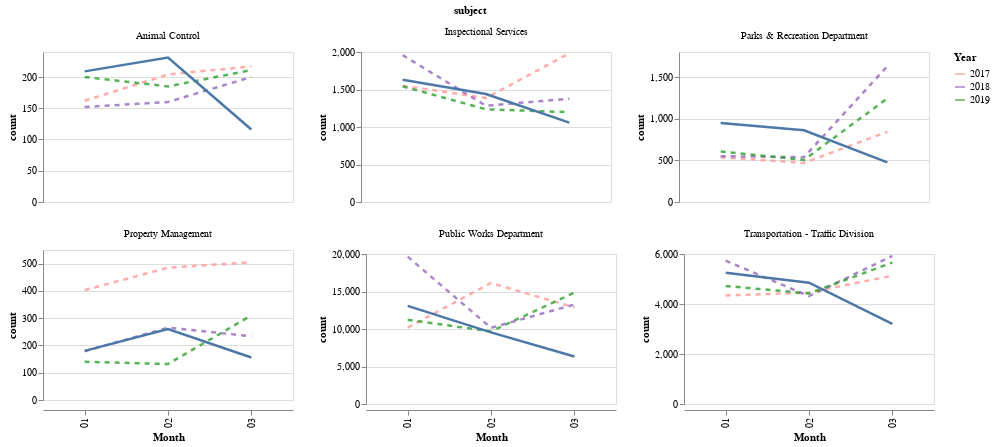

Notebook cell for this chart:
### Code cell
####chart
line_selection=alt.selection_interval(bind="scales", encodings=['x'])

base=alt.Chart(df_new).mark_line(size=2.5, strokeDash=[5, 5]).encode(
    x=alt.X("Month:O"),
    y=alt.Y("count:Q"),
    opacity=alt.value(0.8),
    color=alt.Color('Year',scale=alt.Scale(domain=[2017,2018,2019], range=["#ff9896", "#9467bd", "#2ca02c"])),
).transform_filter(
    alt.FieldOneOfPredicate(field='Year', oneOf=[2017,2018,2019])).transform_filter(
    alt.FieldOneOfPredicate(field='subject', oneOf=["Inspectional Services",
                                                    'Animal Control',
                                                   "Parks & Recreation Department",
                                                   "Transportation - Traffic Division",
                                                   "Public Works Department",
                                                   "Property Management"]))



line_2020=alt.Chart(df_new).mark_line(size=2.5).encode(
    x=alt.X("Month:O"),
    y=alt.Y("count:Q"),
).transform_filter(
    alt.FieldOneOfPredicate(field='Year', oneOf=[2020])).transform_filter(
    alt.FieldOneOfPredicate(field='subject', oneOf=["Inspectional Services",
                                                    'Animal Control',
                                                   "Parks & Recreation Department",
                                                   "Transportation - Traffic Division",
                                                   "Public Works Department",
                                                   "Property Management"]))




####create selection that chooses the nearest point
selection= alt.selection(type="single", on='mouseover',nearest=True,
                        fields=['Month'], empty='none')



###transparent selector
##create a transparent selector
selectors = alt.Chart(df_new).mark_point().encode(
    x='datetime:T',
    opacity=alt.value(0),
).add_selection(
    selection
)

#Draw points
points =alt.Chart(df_new).mark_point(color="black", size=20).encode(
    y="count:Q",
    x='Month:O',
    opacity=alt.condition(selection, alt.value(1), alt.value(0)),
    tooltip=["count:Q"]
).add_selection(selection)

combined = alt.layer(base, line_2020, points, width=250, height=150, data=df_new).facet("subject:N", columns=3).transform_filter(
    alt.FieldOneOfPredicate(field='subject', oneOf=["Inspectional Services",
                                                    'Animal Control',
                                                   "Parks & Recreation Department",
                                                   "Transportation - Traffic Division",
                                                   "Public Works Department",
                                                   "Property Management"])).resolve_scale(y="independent")

combined

#final=alt.layer(base, line_2020, points, width=100, height=150).facet("subject:N").resolve_scale(y="independent")

### Figure 1 — Vega-Lite specification as saved in the notebook (floating-point values rounded to 4 significant figures)
{"config": {"view": {"continuousWidth": 400, "continuousHeight": 300}}, "data": {"name": "data-10f63b76c9c70e38ea0a1908ab1ad623"}, "facet": {"type": "nominal", "field": "subject"}, "spec": {"layer": [{"mark": {"type": "line", "size": 2.5, "strokeDash": [5, 5]}, "encoding": {"color": {"type": "nominal", "field": "Year", "scale": {"domain": [2017, 2018, 2019], "range": ["#ff9896", "#9467bd", "#2ca02c"]}}, "opacity": {"value": 0.8}, "x": {"type": "ordinal", "field": "Month"}, "y": {"type": "quantitative", "field": "count"}}, "transform": [{"filter": {"field": "Year", "oneOf": [2017, 2018, 2019]}}, {"filter": {"field": "subject", "oneOf": ["Inspectional Services", "Animal Control", "Parks & Recreation Department", "Transportation - Traffic Division", "Public Works Department", "Property Management"]}}]}, {"mark": {"type": "line", "size": 2.5}, "encoding": {"x": {"type": "ordinal", "field": "Month"}, "y": {"type": "quantitative", "field": "count"}}, "transform": [{"filter": {"field": "Year", "oneOf": [2020]}}, {"filter": {"field": "subject", "oneOf": ["Inspectional Services", "Animal Control", "Parks & Recreation Department", "Transportation - Traffic Division", "Public Works Department", "Property Management"]}}]}, {"mark": {"type": "point", "color": "black", "size": 20}, "encoding": {"opacity": {"condition": {"value": 1, "selection": "selector012"}, "value": 0}, "tooltip": [{"type": "quantitative", "field": "count"}], "x": {"type": "ordinal", "field": "Month"}, "y": {"type": "quantitative", "field": "count"}}, "selection": {"selector012": {"type": "single", "on": "mouseover", "nearest": true, "fields": ["Month"], "empty": "none"}}}], "height": 150, "width": 250}, "columns": 3, "resolve": {"scale": {"y": "independent"}}, "transform": [{"filter": {"field": "subject", "oneOf": ["Inspectional Services", "Animal Control", "Parks & Recreation Department", "Transportation - Traffic Division", "Public Works Department", "Property Management"]}}], "$schema": "https://vega.github.io/schema/vega-lite/v4.0.2.json", "datasets": {"data-10f63b76c9c70e38ea0a1908ab1ad623": [{"Year": "2017", "Month": "01", "subject": "Animal Control", "count": 162}, {"Year": "2017", "Month": "01", "subject": "Boston Police Department", "count": 6}, {"Year": "2017", "Month": "01", "subject": "Boston Water & Sewer Commission", "count": 104}, {"Year": "2017", "Month": "01", "subject": "Inspectional Services", "count": 1551}, {"Year": "2017", "Month": "01", "subject": "Mayor's 24 Hour Hotline", "count": 643}, {"Year": "2017", "Month": "01", "subject": "Neighborhood Services", "count": 8}, {"Year": "2017", "Month": "01", "subject": "Parks & Recreation Department", "count": 538}, {"Year": "2017", "Month": "01", "subject": "Property Management", "count": 403}, {"Year": "2017", "Month": "01", "subject": "Public Works Department", "count": 10184}, {"Year": "2017", "Month": "01", "subject": "Transportation - Traffic Division", "count": 4343}, {"Year": "2017", "Month": "02", "subject": "Animal Control", "count": 204}, {"Year": "2017", "Month": "02", "subject": "Boston Police Department", "count": 14}, {"Year": "2017", "Month": "02", "subject": "Boston Water & Sewer Commission", "count": 98}, {"Year": "2017", "Month": "02", "subject": "Inspectional Services", "count": 1386}, {"Year": "2017", "Month": "02", "subject": "Mayor's 24 Hour Hotline", "count": 768}, {"Year": "2017", "Month": "02", "subject": "Neighborhood Services", "count": 1}, {"Year": "2017", "Month": "02", "subject": "Parks & Recreation Department", "count": 469}, {"Year": "2017", "Month": "02", "subject": "Property Management", "count": 485}, {"Year": "2017", "Month": "02", "subject": "Public Works Department", "count": 16141}, {"Year": "2017", "Month": "02", "subject": "Transportation - Traffic Division", "count": 4454}, {"Year": "2017", "Month": "03", "subject": "Animal Control", "count": 217}, {"Year": "2017", "Month": "03", "subject": "Boston Police Department", "count": 9}, {"Year": "2017", "Month": "03", "subject": "Boston Water & Sewer Commission", "count": 141}, {"Year": "2017", "Month": "03", "subject": "Inspectional Services", "count": 1983}, {"Year": "2017", "Month": "03", "subject": "Mayor's 24 Hour Hotline", "count": 676}, {"Year": "2017", "Month": "03", "subject": "Neighborhood Services", "count": 1}, {"Year": "2017", "Month": "03", "subject": "Parks & Recreation Department", "count": 842}, {"Year": "2017", "Month": "03", "subject": "Property Management", "count": 505}, {"Year": "2017", "Month": "03", "subject": "Public Works Department", "count": 12876}, {"Year": "2017", "Month": "03", "subject": "Transportation - Traffic Division", "count": 5133}, {"Year": "2018", "Month": "01", "subject": "Animal Control", "count": 152}, {"Year": "2018", "Month": "01", "subject": "Boston Police Department", "count": 5}, {"Year": "2018", "Month": "01", "subject": "Boston Water & Sewer Commission", "count": 247}, {"Year": "2018", "Month": "01", "subject": "Inspectional Services", "count": 1958}, {"Year": "2018", "Month": "01", "subject": "Mayor's 24 Hour Hotline", "count": 808}, {"Year": "2018", "Month": "01", "subject": "Parks & Recreation Department", "count": 550}, {"Year": "2018", "Month": "01", "subject": "Property Management", "count": 179}, {"Year": "2018", "Month": "01", "subject": "Public Works Department", "count": 19651}, {"Year": "2018", "Month": "01", "subject": "Transportation - Traffic Division", "count": 5734}, {"Year": "2018", "Month": "02", "subject": "Animal Control", "count": 160}, {"Year": "2018", "Month": "02", "subject": "Boston Police Department", "count": 11}, {"Year": "2018", "Month": "02", "subject": "Boston Water & Sewer Commission", "count": 99}, {"Year": "2018", "Month": "02", "subject": "Consumer Affairs & Licensing", "count": 2}, {"Year": "2018", "Month": "02", "subject": "Inspectional Services", "count": 1283}, {"Year": "2018", "Month": "02", "subject": "Mayor's 24 Hour Hotline", "count": 629}, {"Year": "2018", "Month": "02", "subject": "Neighborhood Services", "count": 4}, {"Year": "2018", "Month": "02", "subject": "Parks & Recreation Department", "count": 538}, {"Year": "2018", "Month": "02", "subject": "Property Management", "count": 265}, {"Year": "2018", "Month": "02", "subject": "Public Works Department", "count": 10157}, {"Year": "2018", "Month": "02", "subject": "Transportation - Traffic Division", "count": 4314}, {"Year": "2018", "Month": "03", "subject": "Animal Control", "count": 200}, {"Year": "2018", "Month": "03", "subject": "Boston Police Department", "count": 9}, {"Year": "2018", "Month": "03", "subject": "Boston Water & Sewer Commission", "count": 121}, {"Year": "2018", "Month": "03", "subject": "Inspectional Services", "count": 1377}, {"Year": "2018", "Month": "03", "subject": "Mayor's 24 Hour Hotline", "count": 814}, {"Year": "2018", "Month": "03", "subject": "Parks & Recreation Department", "count": 1629}, {"Year": "2018", "Month": "03", "subject": "Property Management", "count": 234}, {"Year": "2018", "Month": "03", "subject": "Public Works Department", "count": 13262}, {"Year": "2018", "Month": "03", "subject": "Transportation - Traffic Division", "count": 5923}, {"Year": "2019", "Month": "01", "subject": "Animal Control", "count": 200}, {"Year": "2019", "Month": "01", "subject": "Boston Police Department", "count": 6}, {"Year": "2019", "Month": "01", "subject": "Boston Water & Sewer Commission", "count": 130}, {"Year": "2019", "Month": "01", "subject": "Consumer Affairs & Licensing", "count": 2}, {"Year": "2019", "Month": "01", "subject": "Inspectional Services", "count": 1542}, {"Year": "2019", "Month": "01", "subject": "Mayor's 24 Hour Hotline", "count": 746}, {"Year": "2019", "Month": "01", "subject": "Neighborhood Services", "count": 4}, {"Year": "2019", "Month": "01", "subject": "Parks & Recreation Department", "count": 606}, {"Year": "2019", "Month": "01", "subject": "Property Management", "count": 140}, {"Year": "2019", "Month": "01", "subject": "Public Works Department", "count": 11230}, {"Year": "2019", "Month": "01", "subject": "Transportation - Traffic Division", "count": 4721}, {"Year": "2019", "Month": "02", "subject": "Animal Control", "count": 185}, {"Year": "2019", "Month": "02", "subject": "Boston Police Department", "count": 8}, {"Year": "2019", "Month": "02", "subject": "Boston Water & Sewer Commission", "count": 111}, {"Year": "2019", "Month": "02", "subject": "Consumer Affairs & Licensing", "count": 1}, {"Year": "2019", "Month": "02", "subject": "Inspectional Services", "count": 1236}, {"Year": "2019", "Month": "02", "subject": "Mayor's 24 Hour Hotline", "count": 597}, {"Year": "2019", "Month": "02", "subject": "Neighborhood Services", "count": 3}, {"Year": "2019", "Month": "02", "subject": "Parks & Recreation Department", "count": 505}, {"Year": "2019", "Month": "02", "subject": "Property Management", "count": 132}, {"Year": "2019", "Month": "02", "subject": "Public Works Department", "count": 9682}, {"Year": "2019", "Month": "02", "subject": "Transportation - Traffic Division", "count": 4424}, {"Year": "2019", "Month": "03", "subject": "Animal Control", "count": 211}, {"Year": "2019", "Month": "03", "subject": "Boston Police Department", "count": 3}, {"Year": "2019", "Month": "03", "subject": "Boston Water & Sewer Commission", "count": 139}, {"Year": "2019", "Month": "03", "subject": "Consumer Affairs & Licensing", "count": 1}, {"Year": "2019", "Month": "03", "subject": "Inspectional Services", "count": 1198}, {"Year": "2019", "Month": "03", "subject": "Mayor's 24 Hour Hotline", "count": 931}, {"Year": "2019", "Month": "03", "subject": "Neighborhood Services", "count": 1}, {"Year": "2019", "Month": "03", "subject": "Parks & Recreation Department", "count": 1243}, {"Year": "2019", "Month": "03", "subject": "Property Management", "count": 310}, {"Year": "2019", "Month": "03", "subject": "Public Works Department", "count": 14851}, {"Year": "2019", "Month": "03", "subject": "Transportation - Traffic Division", "count": 5657}, {"Year": "2020", "Month": "01", "subject": "Animal Control", "count": 209}, {"Year": "2020", "Month": "01", "subject": "Boston Police Department", "count": 9}, {"Year": "2020", "Month": "01", "subject": "Boston Water & Sewer Commission", "count": 88}, {"Year": "2020", "Month": "01", "subject": "Consumer Affairs & Licensing", "count": 2}, {"Year": "2020", "Month": "01", "subject": "Inspectional Services", "count": 1630}, {"Year": "2020", "Month": "01", "subject": "Mayor's 24 Hour Hotline", "count": 1090}, {"Year": "2020", "Month": "01", "subject": "Parks & Recreation Department", "count": 947}, {"Year": "2020", "Month": "01", "subject": "Property Management", "count": 180}, {"Year": "2020", "Month": "01", "subject": "Public Works Department", "count": 13086}, {"Year": "2020", "Month": "01", "subject": "Transportation - Traffic Division", "count": 5250}, {"Year": "2020", "Month": "02", "subject": "Animal Control", "count": 231}, {"Year": "2020", "Month": "02", "subject": "Boston Police Department", "count": 15}, {"Year": "2020", "Month": "02", "subject": "Boston Water & Sewer Commission", "count": 108}, {"Year": "2020", "Month": "02", "subject": "Consumer Affairs & Licensing", "count": 3}, {"Year": "2020", "Month": "02", "subject": "Inspectional Services", "count": 1440}, {"Year": "2020", "Month": "02", "subject": "Mayor's 24 Hour Hotline", "count": 1014}, {"Year": "2020", "Month": "02", "subject": "Parks & Recreation Department", "count": 860}, {"Year": "2020", "Month": "02", "subject": "Property Management", "count": 260}, {"Year": "2020", "Month": "02", "subject": "Public Works Department", "count": 9544}, {"Year": "2020", "Month": "02", "subject": "Transportation - Traffic Division", "count": 4851}, {"Year": "2020", "Month": "03", "subject": "Animal Control", "count": 116}, {"Year": "2020", "Month": "03", "subject": "Boston Police Department", "count": 11}, {"Year": "2020", "Month": "03", "subject": "Boston Water & Sewer Commission", "count": 54}, {"Year": "2020", "Month": "03", "subject": "Consumer Affairs & Licensing", "count": 6}, {"Year": "2020", "Month": "03", "subject": "Inspectional Services", "count": 1059}, {"Year": "2020", "Month": "03", "subject": "Mayor's 24 Hour Hotline", "count": 744}, {"Year": "2020", "Month": "03", "subject": "Parks & Recreation Department", "count": 475}, {"Year": "2020", "Month": "03", "subject": "Property Management", "count": 156}, {"Year": "2020", "Month": "03", "subject": "Public Works Department", "count": 6330}, {"Year": "2020", "Month": "03", "subject": "Transportation - Traffic Division", "count": 3205}]}}
